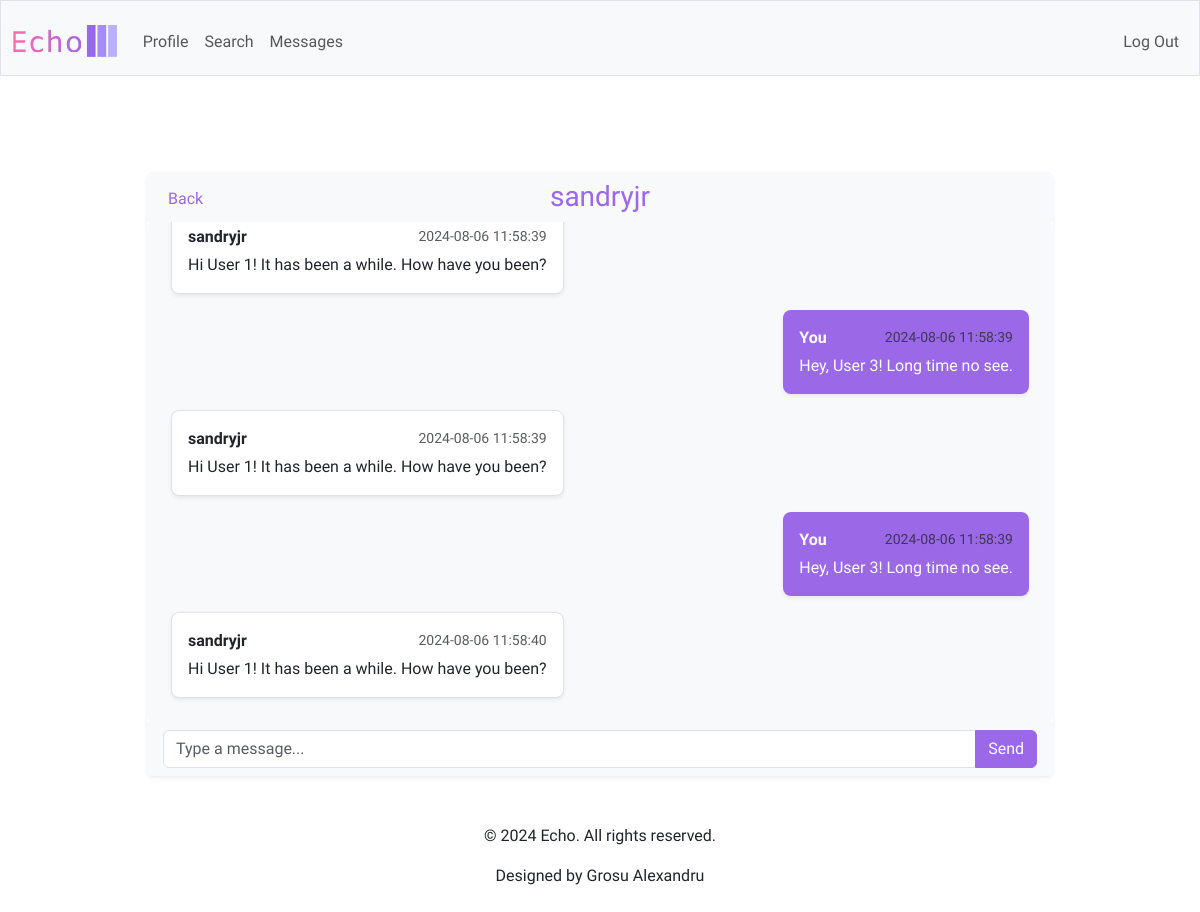
The app's page /messages/2 (signed in), older data.
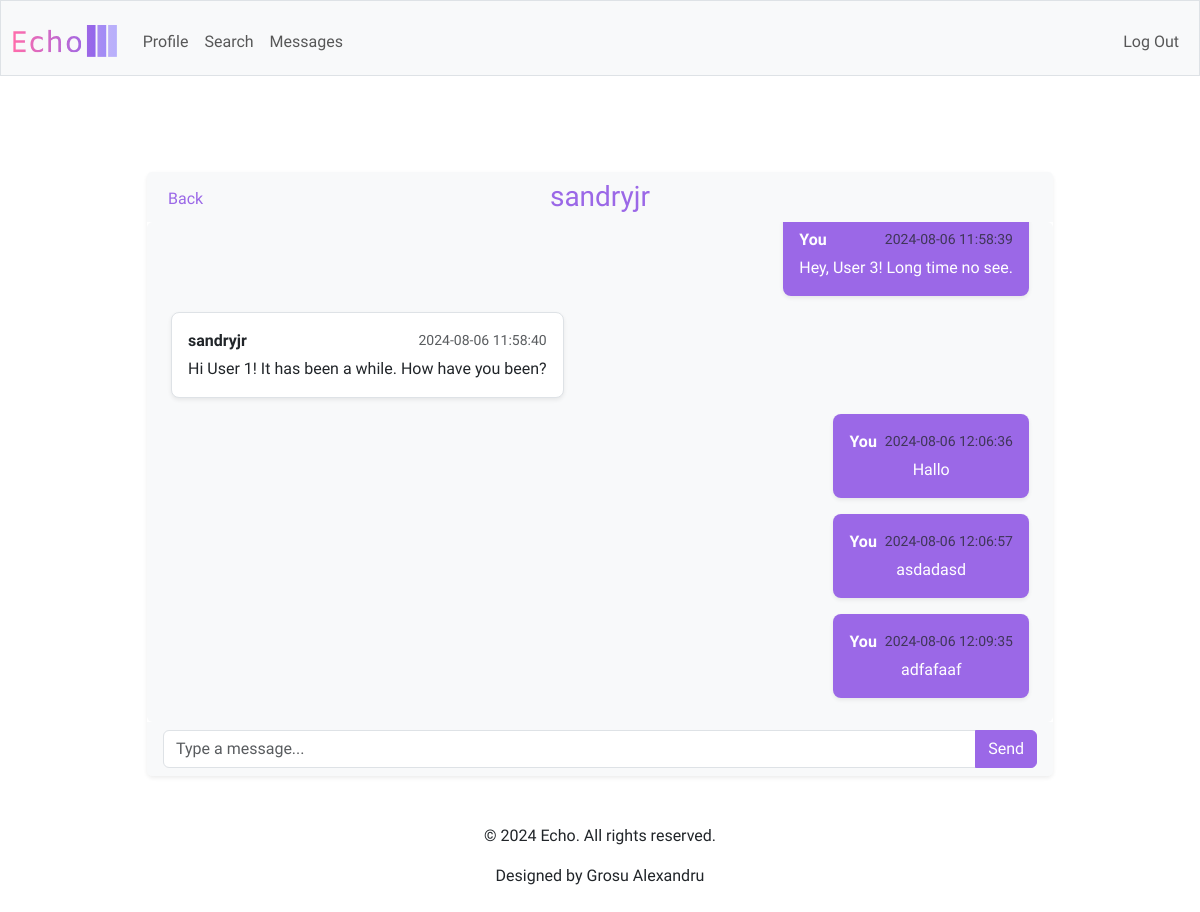
The same page, newer data.
### tables this page shows
CREATE TABLE users (
    id INTEGER PRIMARY KEY AUTOINCREMENT,
    username TEXT UNIQUE NOT NULL,
    password_hash TEXT NOT NULL,
    bio TEXT,
    created_at TIMESTAMP DEFAULT CURRENT_TIMESTAMP
);

CREATE TABLE messages (
    id INTEGER PRIMARY KEY AUTOINCREMENT,
    conversation_id INTEGER NOT NULL,
    sender_id INTEGER NOT NULL,
    content TEXT NOT NULL,
    created_at TIMESTAMP DEFAULT CURRENT_TIMESTAMP,
    FOREIGN KEY (conversation_id) REFERENCES conversations(id),
    FOREIGN KEY (sender_id) REFERENCES users(id)
);

### app.py (the view)
@app.route('/messages/<int:conversation_id>')
@login_required
def conversation(conversation_id):
    user_id = session['user_id']
    messages = db.execute('''
        SELECT m.content, m.created_at, u.username
        FROM messages m
        JOIN users u ON m.sender_id = u.id
        WHERE m.conversation_id = ?
        ORDER BY m.created_at
    ''', conversation_id)
    other_user = db.execute('''
        SELECT u.username
        FROM conversation_participants cp
        JOIN users u ON cp.user_id = u.id
        WHERE cp.conversation_id = ? AND cp.user_id != ?
    ''', conversation_id, user_id)
    other_username = other_user[0]['username'] if other_user else "Unknown"
    return render_template('conversation.html', messages=messages,
                           conversation_id=conversation_id, other_username=other_username)

### app.py (called while the page is built)
@app.after_request
def after_request(response):
    response.headers["Cache-Control"] = "no-cache, no-store, must-revalidate"
    response.headers["Expires"] = 0
    response.headers["Pragma"] = "no-cache"
    return response

### helpers.py (called while the page is built)
def login_required(f):
    @wraps(f)
    def decorated_function(*args, **kwargs):
        if session.get("user_id") is None:
            return redirect("/login")
        return f(*args, **kwargs)
    return decorated_function

### templates/conversation.html (shortened to what this page needs)
{% extends "layout.html" %}
{% block main %}
    <div class="container mt-5">
        <div class="row justify-content-center">
            <div class="col-md-10">
                <div class="card shadow-sm border-0">
                    <div class="card-header d-flex align-items-center bg-light border-bottom-0 position-relative">
                        <a href="{{ url_for('messages') }}" class="btn btn-link text-decoration-none purple position-absolute top-0 start-0 mt-2 ms-2">
                             Back
                        </a>
                        <div class="d-flex justify-content-center w-100">
                            <h3 class="mb-0 purple">
                                <a href="{{ url_for('profile', username=other_username) }}" class="text-decoration-none purple">
                                    {{ other_username }}
                                </a>
                            </h3>
                        </div>
                    </div>
                    <div class="card-body p-4 bg-light rounded" id="messageContainer" style="max-height: 500px; overflow-y: auto;">
                        <div class="d-flex flex-column gap-3">
                            {% for message in messages %}
                                {% if message['username'] == session['username'] %}
                                    <div class="d-flex justify-content-end">
                                        <div class="bg-purple text-white p-3 rounded-3 shadow-sm">
                                            <div class="d-flex justify-content-between align-items-center">
                                                <strong>You</strong>
                                                <small class="text-muted ms-2">{{ message['created_at'] }}</small>
                                            </div>
                                            <p class="mb-0 mt-1">{{ message['content'] }}</p>
                                        </div>
                                    </div>
                                {% else %}
                                    <div class="d-flex justify-content-start">
                                        <div class="bg-white border p-3 rounded-3 shadow-sm">
                                            <div class="d-flex justify-content-between align-items-center">
                                                <strong>{{ message['username'] }}</strong>
                                                <small class="text-muted ms-2">{{ message['created_at'] }}</small>
                                            </div>
                                            <p class="mb-0 mt-1">{{ message['content'] }}</p>
                                        </div>
                                    </div>
                                {% endif %}
                            {% endfor %}
                        </div>
                    </div>
                    <div class="card-footer bg-light border-top-0">
                        <form action="{{ url_for('send_message', conversation_id=conversation_id) }}" method="post">
                            <div class="input-group">
                                <input type="text" name="content" autocomplete="off" class="form-control" placeholder="Type a message..." aria-label="Type a message..." aria-describedby="button-addon2" required>
                                <button class="btn btn-primary" type="submit" id="button-addon2">Send</button>
                            </div>
                        </form>
                    </div>
                </div>
            </div>
        </div>
    </div>
{% endblock %}

### templates/layout.html (shortened to what this page needs)
<!DOCTYPE html>
<html lang="en">
    <head>
        <link href="https://cdn.jsdelivr.net/npm/bootstrap@5.3.3/dist/css/bootstrap.min.css" rel="stylesheet">
        <link href="/static/styles.css" rel="stylesheet">
    </head>
    <body>
        <nav class="bg-light border navbar navbar-expand-md navbar-light">
            <div class="container-fluid">
                <a class="navbar-brand" href="/"><img alt="Echo" class="logo-image" src="/static/echo-icons/svg/logo-no-background.svg"></a>
                <div class="collapse navbar-collapse" id="navbar">
                    {% if session["user_id"] %}
                        <ul class="navbar-nav me-auto mt-2">
                            <li class="nav-item"><a class="nav-link" href="/profile">Profile</a></li>
                            <li class="nav-item"><a class="nav-link" href="/search">Search</a></li>
                            <li class="nav-item"><a class="nav-link" href="/messages">Messages</a></li>
                        </ul>
                        <ul class="navbar-nav ms-auto mt-2">
                            <li class="nav-item"><a class="nav-link" href="/logout">Log Out</a></li>
                        </ul>
                    {% else %}
                        <ul class="navbar-nav ms-auto mt-2">
                            <li class="nav-item"><a class="nav-link" href="/register">Register</a></li>
                            <li class="nav-item"><a class="nav-link" href="/login">Log In</a></li>
                        </ul>
                    {% endif %}
                </div>
            </div>
        </nav>
        <main class="container py-5 text-center">
            {% block main %}{% endblock %}
        </main>
        <footer class="text-center">
            <div class="container">
                <p>&copy; 2024 Echo. All rights reserved.</p>
                <p>Designed by Grosu Alexandru</p>
            </div>
        </footer>
    </body>
</html>

### static/styles.css (style rules this page uses)
body { font-family: "Amiko", sans-serif; }
nav .navbar-brand { font-size: xx-large; font-weight: 600; }
.purple { color: #9b68e7; }
.bg-purple { background-color: #9b68e7; }
.btn-primary, .btn-primary:active:focus { background-color: #9b68e7; border-color: #9b68e7; color: #fff; }
nav .navbar-brand .logo-image { height: 32px; width: auto; }

Row changes from the older to the newer data that the page shows:
no longer on this page (row unchanged): messages: username "sandryjr", created_at "2024-08-06 11:58:39", content "Hi User 1! It has been a while. How have you been?"
no longer on this page (row unchanged): messages: created_at "2024-08-06 11:58:39", content "Hey, User 3! Long time no see."
no longer on this page (row unchanged): messages: username "sandryjr", created_at "2024-08-06 11:58:39", content "Hi User 1! It has been a while. How have you been?"
added messages: created_at "2024-08-06 12:06:36", content "Hallo"
added messages: created_at "2024-08-06 12:06:57", content "asdadasd"
added messages: created_at "2024-08-06 12:09:35", content "adfafaaf"
